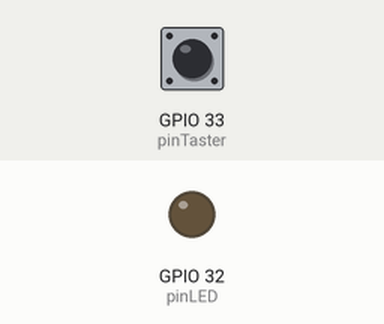
Recording of a sketch running on a simulated ESP32. Shown: output pins drawn as LEDs (lit = HIGH). Inputs (shaded band) come from the test bench; at power-on: GPIO 33 (pinTaster) HIGH.

Above: at 1.2 s.
1.3 s: GPIO 33 (pinTaster) pulled LOW for 0.15 s
At 1.37 s:
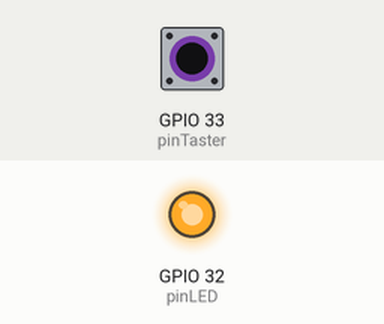
2.9 s: GPIO 33 (pinTaster) pulled LOW for 3.2 s
At 7.0 s:
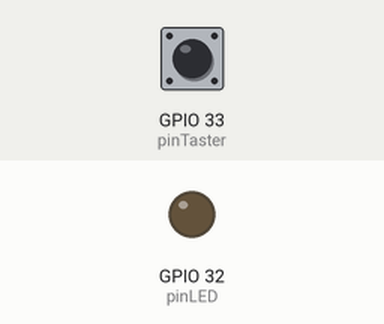
Timing chart, 0 to 8.5 s (numbered marks = the images above; inputs shaded):
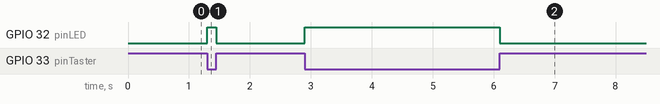

The sketch:

taster.ino
```cpp
/*
LED leuchtet, wenn Taster gedrückt ist.

Genau gleich wie boardTaster, aber andere Pins und externe Beschaltung.
*/

int pinLED = 32;
int pinTaster = 33;

void setup() {
  pinMode(pinLED, OUTPUT);
  pinMode(pinTaster, INPUT_PULLUP);
}

void loop() {
  int zustandTaste = digitalRead(pinTaster); // LOW: gedrückt, HIGH: nicht gedrückt
  int zustandLED = !zustandTaste;            // zustandLED soll das Gegenteil von zustandTaste sein
  digitalWrite(pinLED, zustandLED);
}
```

Measured:
- after the input at 1.3 s, GPIO 32 (pinLED): LOW → HIGH at once, → LOW 0.15 s later
- after the input at 2.9 s, GPIO 32 (pinLED): LOW → HIGH at once, → LOW 3.2 s later
